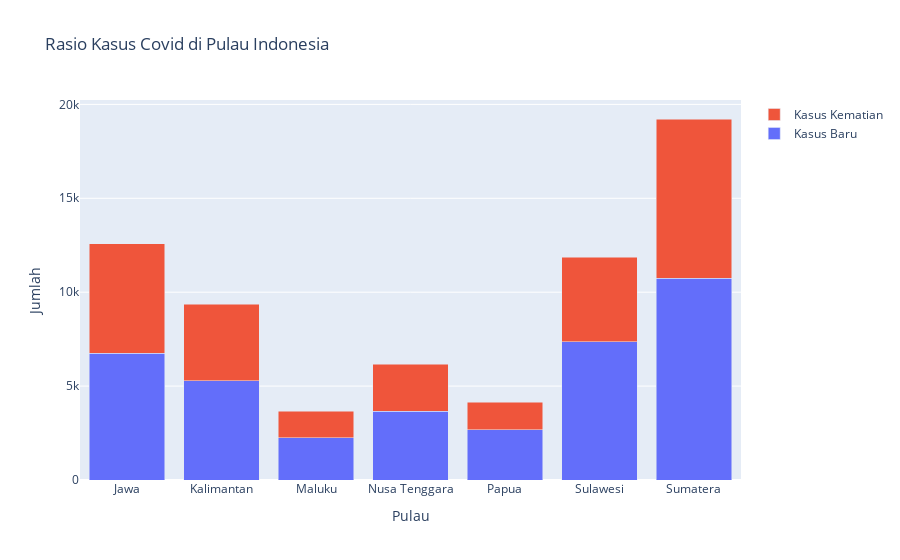

Notebook code for this chart:
### Code cell
fig = make_subplots(rows=1, cols=1)

fig.add_trace(go.Bar(x=analisis_2['Island'], y=analisis_2['Growth Factor of New Cases'], name='Kasus Baru'))
fig.add_trace(go.Bar(x=analisis_2['Island'], y=analisis_2['Growth Factor of New Deaths'], name='Kasus Kematian'))                  

fig.update_xaxes(title='Pulau')
fig.update_yaxes(title='Jumlah')
fig.update_layout(title='Rasio Kasus Covid di Pulau Indonesia', barmode='stack')

fig.write_html("g_3.html")
fig.show()

### Figure 1 — Plotly figure (JSON) as saved in the notebook; plotly's stock layout.template omitted (floating-point values rounded to 4 significant figures)
{"data": [{"name": "Kasus Baru", "type": "bar", "x": ["Jawa", "Kalimantan", "Maluku", "Nusa Tenggara", "Papua", "Sulawesi", "Sumatera"], "y": [6747.0, 5274.0, 2241.0, 3652.0, 2688.0, 7360.0, 10730.0]}, {"name": "Kasus Kematian", "type": "bar", "x": ["Jawa", "Kalimantan", "Maluku", "Nusa Tenggara", "Papua", "Sulawesi", "Sumatera"], "y": [5831.0, 4097.0, 1429.0, 2522.0, 1443.0, 4494.0, 8492.0]}], "layout": {"barmode": "stack", "title": {"text": "Rasio Kasus Covid di Pulau Indonesia"}, "xaxis": {"anchor": "y", "domain": [0, 1], "title": {"text": "Pulau"}}, "yaxis": {"anchor": "x", "domain": [0, 1], "title": {"text": "Jumlah"}}}}
